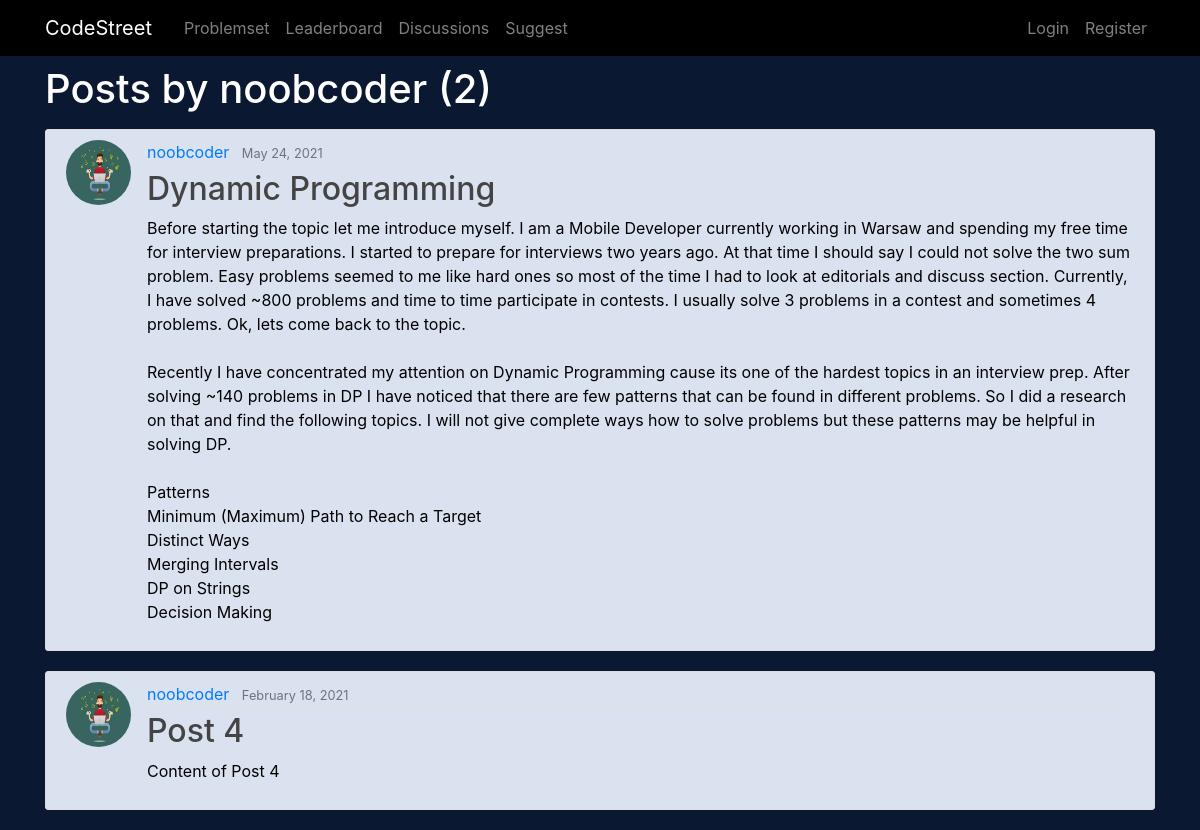
Screenshot of /discussions/user/noobcoder with the database file from the repository.
### discussions/models.py (models this page shows, shortened)
class Post(models.Model):
    title = models.CharField(max_length=100)
    content = models.TextField()
    date_posted = models.DateTimeField(default=timezone.now)
    author = models.ForeignKey(User, on_delete=models.CASCADE)

### users/models.py (models this page shows, shortened)
class Profile(models.Model):
    user = models.OneToOneField(User, on_delete=models.CASCADE)
    image = models.ImageField(default='default.jpg', upload_to='profile_pics')
    points = models.IntegerField(default=0)

### discussions/views.py (the view)
# urls.py: path('user/<str:username>', UserPostListView.as_view(), name='user-posts'),
class UserPostListView(ListView):
    model = Post
    template_name = 'discussions/user_posts.html'  # <app>/<model>_<viewtype>.html
    context_object_name = 'posts'
    paginate_by = 5
    def get_queryset(self):
        user = get_object_or_404(User, username=self.kwargs.get('username'))
        return Post.objects.filter(author=user).order_by('-date_posted')

### discussions/templates/discussions/user_posts.html (shortened to what this page needs)
{% extends "problemset/base.html" %}
{% block content %}
<div class="container">
    <h1 class="mb-3">Posts by {{ view.kwargs.username }} ({{ page_obj.paginator.count }})</h1>
    {% for post in posts %}
        <article class="media content-section">
          <img class="rounded-circle article-img" src="{{ post.author.profile.image.url }}">
          <div class="media-body">
            <div class="article-metadata">
              <a class="mr-2" href="{% url 'user-posts' post.author.username %}">{{ post.author }}</a>
              <small class="text-muted">{{ post.date_posted|date:"F d, Y" }}</small>
            </div>
            <h2><a class="article-title" href="{% url 'post-detail' post.id %}">{{ post.title }}</a></h2>
            <p class="article-content">{{ post.content }}</p>
          </div>
        </article>
    {% endfor %}
</div>
      {% endblock content %}

### problemset/static/problemset/main.css (style rules this page uses)
.main-body { background: #0a1931; }
h1, h2, h3, h4, h5, h6 { color: #FFF; }
.content-section { color: #000000; background: #dbe2ef; padding: 10px 20px; border: 1px solid #dddddd; border-radius: 3px; margin-bottom: 20px; }
.article-title { color: #444444; }
.article-content { white-space: pre-line; }
.article-img { height: 65px; width: 65px; margin-right: 16px; }
.article-metadata { padding-bottom: 1px; margin-bottom: 4px; border-bottom: 1px solid #e3e3e3; }

### rows the page displays
Post: author.profile.image (placeholder picture), author "noobcoder", date_posted "May 24, 2021", title "Dynamic Programming", content "Before starting the topic let me introduce myself. I am a Mobile Developer currently working in Warsaw and spending my free time for interview preparations. I started to prepare for interviews two years ago. At that time I should say I could not solve the two sum problem. Easy problems seemed to me like hard ones so most of the time I had to look at editorials and discuss section. Currently, I have solved ~800 problems and time to time participate in contests. I usually solve 3 problems in a contest and sometimes 4 problems. Ok, lets come back to the topic. Recently I have concentrated my attention on Dynamic Programming cause its one of the hardest topics in an interview prep. After…"
Post: author.profile.image (placeholder picture), author "noobcoder", date_posted "February 18, 2021", title "Post 4", content "Content of Post 4"

### other values shown
{{ view.kwargs.username }} "noobcoder"
{{ page_obj.paginator.count }} "2"
